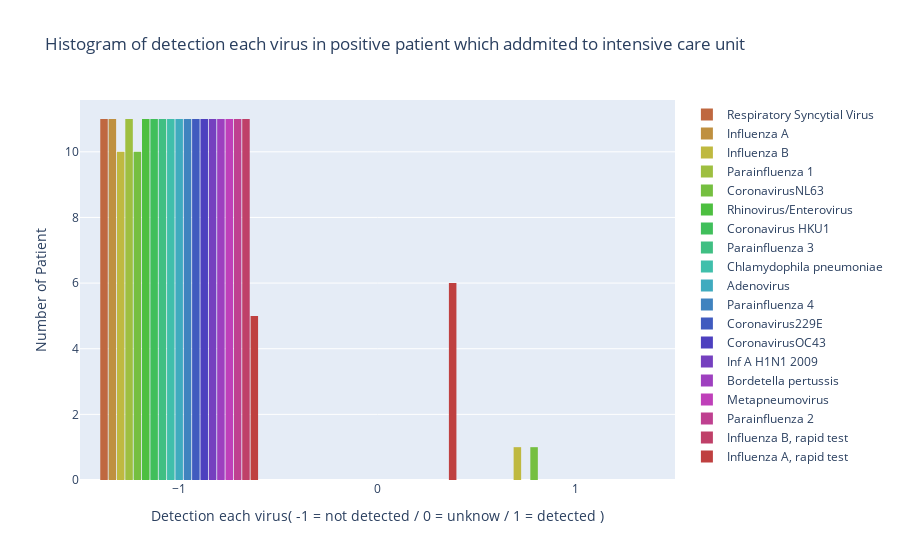

Notebook cell for this chart:
### Code cell
#Histogram ของ positive patient ที่ addmited to intensive care unit มีเชื้อไวรัสอะไรที่ตรวจพบพร้อมกับการติดโรคโควิดมากที่สุด
virus_data = balancedata[['SARS-Cov-2 exam result','Patient addmited to intensive care unit (1=yes, 0=no)','Respiratory Syncytial Virus','Influenza A','Influenza B','Parainfluenza 1','CoronavirusNL63','Rhinovirus/Enterovirus','Coronavirus HKU1','Parainfluenza 3','Chlamydophila pneumoniae','Adenovirus','Parainfluenza 4','Coronavirus229E','CoronavirusOC43','Inf A H1N1 2009','Bordetella pertussis','Metapneumovirus','Parainfluenza 2','Influenza B, rapid test','Influenza A, rapid test']]
virus_data = virus_data.replace(b'not_detected', -1)
virus_data = virus_data.replace(b'detected', 1)
virus_data['Influenza B, rapid test'].replace({
        b'negative':'-1',
        b'positive':'1'
    }, inplace=True)
virus_data['Influenza A, rapid test'].replace({
        b'negative':'-1',
        b'?':'0',
        b'positive':'1'
    }, inplace=True)
N = 20
c = ['hsl('+str(h)+',50%'+',50%)' for h in np.linspace(0, 360, N)] #color

PVpatient = virus_data[virus_data['SARS-Cov-2 exam result']==b'positive']
Pinte = PVpatient[PVpatient['Patient addmited to intensive care unit (1=yes, 0=no)']==1]
fig = go.Figure()
fig.add_trace(go.Histogram(
    x=Pinte['Respiratory Syncytial Virus'],
    histfunc="count",
    name='Respiratory Syncytial Virus',
    marker_color=c[1],
    opacity=1
))
fig.add_trace(go.Histogram(
    x=Pinte['Influenza A'],
    histfunc="count",
    name='Influenza A',
    marker_color=c[2],
    opacity=1
))
fig.add_trace(go.Histogram(
    x=Pinte['Influenza B'],
    histfunc="count",
    name='Influenza B',
    marker_color=c[3],
    opacity=1
))
fig.add_trace(go.Histogram(
    x=Pinte['Parainfluenza 1'],
    histfunc="count",
    name='Parainfluenza 1',
    marker_color=c[4],
    opacity=1
))
fig.add_trace(go.Histogram(
    x=Pinte['CoronavirusNL63'],
    histfunc="count",
    name='CoronavirusNL63',
    marker_color=c[5],
    opacity=1
))
fig.add_trace(go.Histogram(
    x=Pinte['Rhinovirus/Enterovirus'],
    histfunc="count",
    name='Rhinovirus/Enterovirus',
    marker_color=c[6],
    opacity=1
))
fig.add_trace(go.Histogram(
    x=Pinte['Coronavirus HKU1'],
    histfunc="count",
    name='Coronavirus HKU1',
    marker_color=c[7],
    opacity=1
))
fig.add_trace(go.Histogram(
    x=Pinte['Parainfluenza 3'],
    histfunc="count",
    name='Parainfluenza 3',
    marker_color=c[8],
    opacity=1
))
fig.add_trace(go.Histogram(
    x=Pinte['Chlamydophila pneumoniae'],
    histfunc="count",
    name='Chlamydophila pneumoniae',
    marker_color=c[9],
    opacity=1
))
fig.add_trace(go.Histogram(
    x=Pinte['Adenovirus'],
    histfunc="count",
    name='Adenovirus',
    marker_color=c[10],
    opacity=1
))
fig.add_trace(go.Histogram(
    x=Pinte['Parainfluenza 4'],
    histfunc="count",
    name='Parainfluenza 4',
    marker_color=c[11],
    opacity=1
))
fig.add_trace(go.Histogram(
    x=Pinte['Coronavirus229E'],
    histfunc="count",
    name='Coronavirus229E',
    marker_color=c[12],
    opacity=1
))
fig.add_trace(go.Histogram(
    x=Pinte['CoronavirusOC43'],
    histfunc="count",
    name='CoronavirusOC43',
    marker_color=c[13],
    opacity=1
))
fig.add_trace(go.Histogram(
    x=Pinte['Inf A H1N1 2009'],
    histfunc="count",
    name='Inf A H1N1 2009',
    marker_color=c[14],
    opacity=1
))
fig.add_trace(go.Histogram(
    x=Pinte['Bordetella pertussis'],
    histfunc="count",
    name='Bordetella pertussis',
    marker_color=c[15],
    opacity=1
))
fig.add_trace(go.Histogram(
    x=Pinte['Metapneumovirus'],
    histfunc="count",
    name='Metapneumovirus',
    marker_color=c[16],
    opacity=1
))
fig.add_trace(go.Histogram(
    x=Pinte['Parainfluenza 2'],
    histfunc="count",
    name='Parainfluenza 2',
    marker_color=c[17],
    opacity=1
))
fig.add_trace(go.Histogram(
    x=Pinte['Influenza B, rapid test'],
    histfunc="count",
    name='Influenza B, rapid test',
    marker_color=c[18],
    opacity=1
))
fig.add_trace(go.Histogram(
    x=Pinte['Influenza A, rapid test'],
    histfunc="count",
    name='Influenza A, rapid test',
    marker_color=c[19],
    opacity=1
))
#Histogram ของ positive patient ที่ addmited to regular ward มีเชื้อไวรัสอะไรที่ตรวจพบพร้อมกับการติดโรคโควิดมากที่สุด
fig.update_layout(
    title_text='Histogram of detection each virus in positive patient which addmited to intensive care unit', # title of plot
    xaxis_title_text='Detection each virus( -1 = not detected / 0 = unknow / 1 = detected )', # xaxis label
    yaxis_title_text='Number of Patient', # yaxis label
    bargap=0.2, # gap between bars of adjacent location coordinates
    bargroupgap=0.1 # gap between bars of the same location coordinates
)
fig.write_html("Histogram of detection each virus in positive patient which addmited to intensive care unit.html")
fig.show()

### Figure 1 — Plotly figure (JSON) as saved in the notebook; plotly's stock layout.template omitted (floating-point values rounded to 4 significant figures)
{"data": [{"histfunc": "count", "marker": {"color": "hsl(18.94736842105263,50%,50%)"}, "name": "Respiratory Syncytial Virus", "opacity": 1, "type": "histogram", "x": [-1, -1, -1, -1, -1, -1, -1, -1, -1, -1, -1]}, {"histfunc": "count", "marker": {"color": "hsl(37.89473684210526,50%,50%)"}, "name": "Influenza A", "opacity": 1, "type": "histogram", "x": [-1, -1, -1, -1, -1, -1, -1, -1, -1, -1, -1]}, {"histfunc": "count", "marker": {"color": "hsl(56.84210526315789,50%,50%)"}, "name": "Influenza B", "opacity": 1, "type": "histogram", "x": [-1, -1, -1, -1, -1, 1, -1, -1, -1, -1, -1]}, {"histfunc": "count", "marker": {"color": "hsl(75.78947368421052,50%,50%)"}, "name": "Parainfluenza 1", "opacity": 1, "type": "histogram", "x": [-1, -1, -1, -1, -1, -1, -1, -1, -1, -1, -1]}, {"histfunc": "count", "marker": {"color": "hsl(94.73684210526315,50%,50%)"}, "name": "CoronavirusNL63", "opacity": 1, "type": "histogram", "x": [-1, -1, -1, -1, -1, 1, -1, -1, -1, -1, -1]}, {"histfunc": "count", "marker": {"color": "hsl(113.68421052631578,50%,50%)"}, "name": "Rhinovirus/Enterovirus", "opacity": 1, "type": "histogram", "x": [-1, -1, -1, -1, -1, -1, -1, -1, -1, -1, -1]}, {"histfunc": "count", "marker": {"color": "hsl(132.6315789473684,50%,50%)"}, "name": "Coronavirus HKU1", "opacity": 1, "type": "histogram", "x": [-1, -1, -1, -1, -1, -1, -1, -1, -1, -1, -1]}, {"histfunc": "count", "marker": {"color": "hsl(151.57894736842104,50%,50%)"}, "name": "Parainfluenza 3", "opacity": 1, "type": "histogram", "x": [-1, -1, -1, -1, -1, -1, -1, -1, -1, -1, -1]}, {"histfunc": "count", "marker": {"color": "hsl(170.52631578947367,50%,50%)"}, "name": "Chlamydophila pneumoniae", "opacity": 1, "type": "histogram", "x": [-1, -1, -1, -1, -1, -1, -1, -1, -1, -1, -1]}, {"histfunc": "count", "marker": {"color": "hsl(189.4736842105263,50%,50%)"}, "name": "Adenovirus", "opacity": 1, "type": "histogram", "x": [-1, -1, -1, -1, -1, -1, -1, -1, -1, -1, -1]}, {"histfunc": "count", "marker": {"color": "hsl(208.42105263157893,50%,50%)"}, "name": "Parainfluenza 4", "opacity": 1, "type": "histogram", "x": [-1, -1, -1, -1, -1, -1, -1, -1, -1, -1, -1]}, {"histfunc": "count", "marker": {"color": "hsl(227.36842105263156,50%,50%)"}, "name": "Coronavirus229E", "opacity": 1, "type": "histogram", "x": [-1, -1, -1, -1, -1, -1, -1, -1, -1, -1, -1]}, {"histfunc": "count", "marker": {"color": "hsl(246.3157894736842,50%,50%)"}, "name": "CoronavirusOC43", "opacity": 1, "type": "histogram", "x": [-1, -1, -1, -1, -1, -1, -1, -1, -1, -1, -1]}, {"histfunc": "count", "marker": {"color": "hsl(265.2631578947368,50%,50%)"}, "name": "Inf A H1N1 2009", "opacity": 1, "type": "histogram", "x": [-1, -1, -1, -1, -1, -1, -1, -1, -1, -1, -1]}, {"histfunc": "count", "marker": {"color": "hsl(284.2105263157895,50%,50%)"}, "name": "Bordetella pertussis", "opacity": 1, "type": "histogram", "x": [-1, -1, -1, -1, -1, -1, -1, -1, -1, -1, -1]}, {"histfunc": "count", "marker": {"color": "hsl(303.1578947368421,50%,50%)"}, "name": "Metapneumovirus", "opacity": 1, "type": "histogram", "x": [-1, -1, -1, -1, -1, -1, -1, -1, -1, -1, -1]}, {"histfunc": "count", "marker": {"color": "hsl(322.1052631578947,50%,50%)"}, "name": "Parainfluenza 2", "opacity": 1, "type": "histogram", "x": [-1, -1, -1, -1, -1, -1, -1, -1, -1, -1, -1]}, {"histfunc": "count", "marker": {"color": "hsl(341.05263157894734,50%,50%)"}, "name": "Influenza B, rapid test", "opacity": 1, "type": "histogram", "x": ["-1", "-1", "-1", "-1", "-1", "-1", "-1", "-1", "-1", "-1", "-1"]}, {"histfunc": "count", "marker": {"color": "hsl(360.0,50%,50%)"}, "name": "Influenza A, rapid test", "opacity": 1, "type": "histogram", "x": ["0", "0", "-1", "0", "0", "0", "-1", "0", "-1", "-1", "-1"]}], "layout": {"bargap": 0.2, "bargroupgap": 0.1, "title": {"text": "Histogram of detection each virus in positive patient which addmited to intensive care unit"}, "xaxis": {"title": {"text": "Detection each virus( -1 = not detected / 0 = unknow / 1 = detected )"}}, "yaxis": {"title": {"text": "Number of Patient"}}}}
